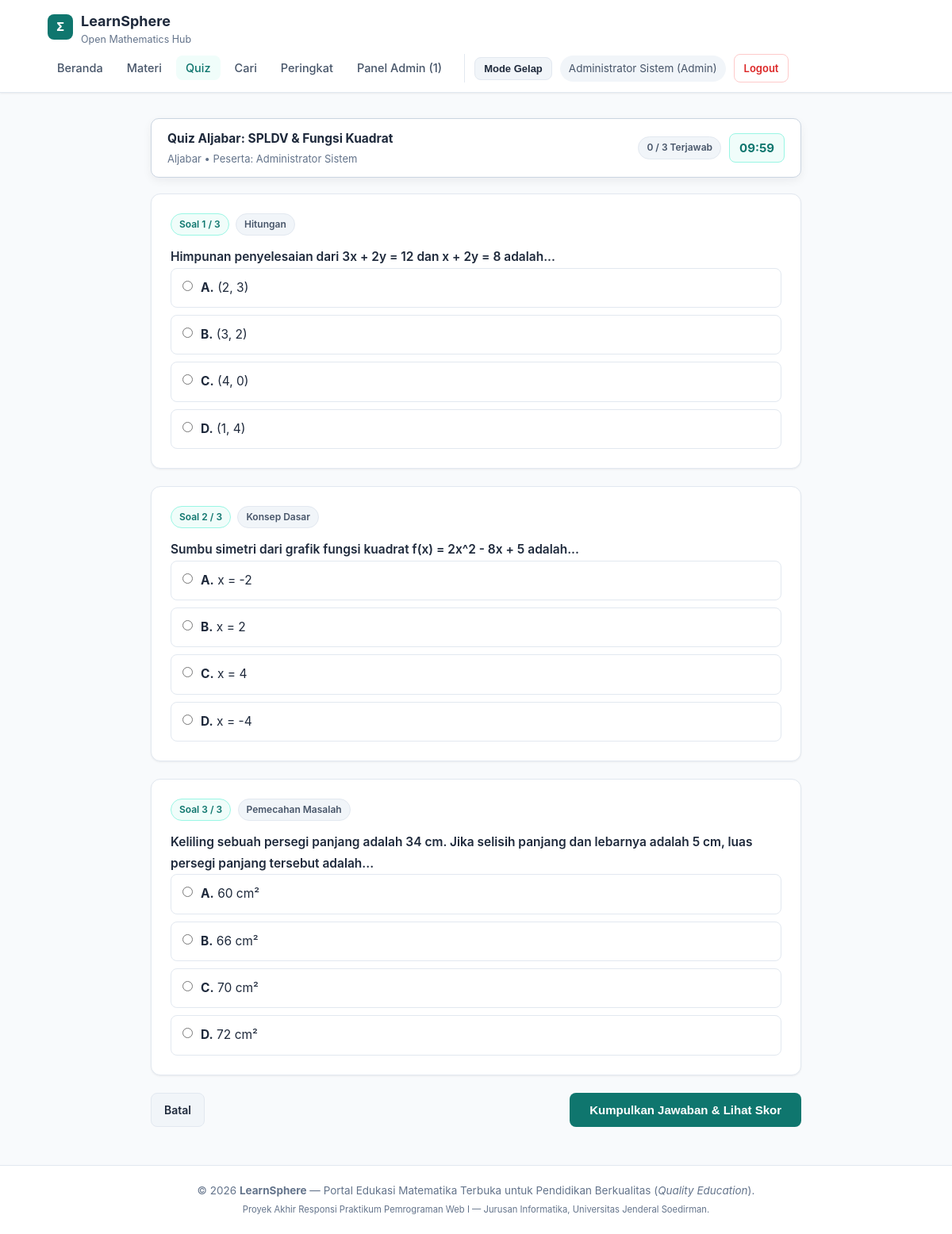
The app's page /kerjakan_quiz.php?id=1 (signed in) with its own data.
### tables this page shows
CREATE TABLE quiz (
    id INT(11) AUTO_INCREMENT PRIMARY KEY,
    kategori_id INT(11) NOT NULL,
    materi_id INT(11) NOT NULL,
    user_id INT(11) NOT NULL,
    judul_quiz VARCHAR(150) NOT NULL,
    deskripsi TEXT NOT NULL,
    durasi_menit INT(11) NOT NULL DEFAULT 10,
    created_at TIMESTAMP DEFAULT CURRENT_TIMESTAMP,
    FOREIGN KEY (kategori_id) REFERENCES kategori(id) ON DELETE RESTRICT,
    FOREIGN KEY (materi_id) REFERENCES materi(id) ON DELETE CASCADE,
    FOREIGN KEY (user_id) REFERENCES users(id) ON DELETE CASCADE
);

CREATE TABLE kategori (
    id INT(11) AUTO_INCREMENT PRIMARY KEY,
    nama_kategori VARCHAR(80) NOT NULL UNIQUE,
    deskripsi VARCHAR(255) NOT NULL
);

CREATE TABLE soal_quiz (
    id INT(11) AUTO_INCREMENT PRIMARY KEY,
    quiz_id INT(11) NOT NULL,
    kategori_soal ENUM('Konsep Dasar', 'Hitungan', 'Pemecahan Masalah') NOT NULL DEFAULT 'Hitungan',
    pertanyaan TEXT NOT NULL,
    opsi_a VARCHAR(255) NOT NULL,
    opsi_b VARCHAR(255) NOT NULL,
    opsi_c VARCHAR(255) NOT NULL,
    opsi_d VARCHAR(255) NOT NULL,
    kunci_jawaban ENUM('A', 'B', 'C', 'D') NOT NULL,
    FOREIGN KEY (quiz_id) REFERENCES quiz(id) ON DELETE CASCADE
);

### kerjakan_quiz.php (the view, shortened to what this page needs)
<?php
require_once 'config/koneksi.php';
$quiz_id = isset($_GET['id']) ? (int)$_GET['id'] : 0;
$quiz = mysqli_fetch_assoc(mysqli_query($conn, "SELECT q.*, k.nama_kategori, m.judul AS nama_materi FROM quiz q JOIN kategori k ON q.kategori_id = k.id JOIN materi m ON q.materi_id = m.id WHERE q.id = $quiz_id"));
$soal_res = mysqli_query($conn, "SELECT * FROM soal_quiz WHERE quiz_id = $quiz_id ORDER BY id ASC");
$daftar_soal = [];
while ($row = mysqli_fetch_assoc($soal_res)) {
    $daftar_soal[] = $row;
}
$total_pertanyaan = count($daftar_soal);
include 'includes/header.php';
?>
<div class="reading-container">
    <div id="quiz-timer-bar">
        <div>
            <strong><?= htmlspecialchars($quiz['judul_quiz']) ?></strong>
            <span style="display:block; font-size:13px; color:var(--text-muted);"><?= htmlspecialchars($quiz['nama_kategori']) ?> &bull; Peserta: <?= htmlspecialchars($_SESSION['nama_lengkap']) ?></span>
        </div>
        <div style="display:flex; align-items:center; gap:10px;">
            <span id="progres-terjawab" class="badge">0 / <?= $total_pertanyaan ?> Terjawab</span>
            <span class="timer-badge" id="waktu-tersisa"><?= str_pad($quiz['durasi_menit'], 2, '0', STR_PAD_LEFT) ?>:00</span>
        </div>
    </div>
    <form id="form-kerjakan-quiz" method="POST" action="">
        <?php foreach ($daftar_soal as $index => $soal): ?>
            <div class="card">
                <p style="margin-bottom:14px;">
                    <span class="badge badge-accent" style="margin-right:4px;">Soal <?= $index + 1 ?> / <?= $total_pertanyaan ?></span>
                    <span class="badge" style="margin-right:6px;"><?= htmlspecialchars($soal['kategori_soal']) ?></span>
                    <div style="margin-top:8px; font-weight:600;"><?= nl2br(htmlspecialchars($soal['pertanyaan'])) ?></div>
                </p>
                <?php
                $opsi_array = [
                    'A' => $soal['opsi_a'],
                    'B' => $soal['opsi_b'],
                    'C' => $soal['opsi_c'],
                    'D' => $soal['opsi_d']
                ];
                ?>
                <div class="practice-options" style="margin-bottom:0;">
                    <?php foreach ($opsi_array as $huruf => $teks_opsi): ?>
                        <label class="practice-option">
                            <input type="radio" name="jawaban[<?= $soal['id'] ?>]" value="<?= $huruf ?>" onchange="updateProgresQuiz(<?= $total_pertanyaan ?>)" required>
                            <span><b><?= $huruf ?>.</b> <?= htmlspecialchars($teks_opsi) ?></span>
                        </label>
                    <?php endforeach; ?>
                </div>
            </div>
        <?php endforeach; ?>
        <div style="display:flex; justify-content:space-between; align-items:center; margin-top:20px;">
            <a href="quiz.php" class="btn btn-secondary" onclick="return confirm('Batalkan pengerjaan quiz?')">Batal</a>
            <button type="submit" class="btn btn-primary" style="padding:12px 24px; font-size:15px;" onclick="return confirm('Kumpulkan semua jawaban quiz sekarang?')">
                Kumpulkan Jawaban & Lihat Skor
            </button>
        </div>
    </form>
</div>
<?php include 'includes/footer.php'; ?>

### assets/css/style.css (style rules this page uses)
:root { --bg-page: #f8fafc; --bg-surface: #ffffff; --bg-subtle: #f1f5f9; --border-color: #e2e8f0; --border-strong: #cbd5e1; --text-primary: #1e293b; --text-secondary: #475569; --text-muted: #64748b; --accent: #0f766e; --accent-hover: #115e59; --accent-soft: #f0fdfa; --accent-border: #99f6e4; --success-bg: #ecfdf5; --success-border: #10b981; --success-text: #065f46; --error-bg: #fef2f2; --error-border: #ef4444; --error-text: #991b1b; --warning-bg: #fffbeb; --warning-border: #f59e0b; --shadow-sm: 0 1px 3px rgba(15, 23, 42, 0.04), 0 1px 2px rgba(15, 23, 42, 0.03); --shadow-md: 0 4px 12px rgba(15, 23, 42, 0.06); }
* { box-sizing: border-box; margin: 0; padding: 0; }
body { font-family: 'Inter', -apple-system, BlinkMacSystemFont, 'Segoe UI', Roboto, sans-serif; background-color: var(--bg-page); color: var(--text-primary); line-height: 1.7; font-size: 15.5px; display: flex; flex-direction: column; min-height: 100vh; transition: background-color 0.25s ease, color 0.25s ease; }
a { color: var(--accent); text-decoration: none; }
.reading-container { max-width: 820px; margin: 0 auto; }
.card { background-color: var(--bg-surface); border: 1px solid var(--border-color); border-radius: 12px; padding: 24px; margin-bottom: 22px; box-shadow: var(--shadow-sm); transition: border-color 0.2s ease, box-shadow 0.2s ease; }
.btn { display: inline-flex; align-items: center; justify-content: center; gap: 6px; padding: 9px 16px; border-radius: 8px; text-decoration: none !important; font-weight: 600; font-size: 14px; cursor: pointer; border: 1px solid transparent; transition: all 0.18s ease; }
.btn-primary { background-color: var(--accent); color: #ffffff !important; }
.btn-secondary { background-color: var(--bg-subtle); color: var(--text-primary) !important; border-color: var(--border-color); }
.practice-options { display: flex; flex-direction: column; gap: 9px; margin-bottom: 14px; }
.practice-option { display: flex; align-items: flex-start; gap: 10px; padding: 11px 14px; background-color: var(--bg-surface); border: 1.5px solid var(--border-color); border-radius: 8px; cursor: pointer; transition: all 0.16s ease; }
.practice-option input[type="radio"] { margin-top: 4px; accent-color: var(--accent); cursor: pointer; }
#quiz-timer-bar { position: sticky; top: 64px; background-color: var(--bg-surface); border: 1px solid var(--border-strong); padding: 12px 20px; border-radius: 10px; display: flex; justify-content: space-between; align-items: center; flex-wrap: wrap; gap: 10px; margin-bottom: 20px; box-shadow: var(--shadow-md); z-index: 100; }
.timer-badge { background-color: var(--accent-soft); color: var(--accent); border: 1px solid var(--accent-border); padding: 5px 12px; border-radius: 8px; font-weight: 700; font-size: 15px; }
.badge { display: inline-block; padding: 3px 10px; font-size: 12px; font-weight: 600; border-radius: 20px; background-color: var(--bg-subtle); color: var(--text-secondary); border: 1px solid var(--border-color); }
.badge-accent { background-color: var(--accent-soft); color: var(--accent); border-color: var(--accent-border); }

### records on screen
quiz: judul_quiz "Quiz Aljabar: SPLDV & Fungsi Kuadrat", kategori.nama_kategori "Aljabar"
soal_quiz: kategori_soal "Hitungan", pertanyaan "Himpunan penyelesaian dari 3x + 2y = 12 dan x + 2y = 8 adalah...", huruf "A", opsi_a "(2, 3)", huruf "B", opsi_b "(3, 2)", huruf "C", opsi_c "(4, 0)", huruf "D", opsi_d "(1, 4)"
soal_quiz: kategori_soal "Konsep Dasar", pertanyaan "Sumbu simetri dari grafik fungsi kuadrat f(x) = 2x^2 - 8x + 5 adalah...", huruf "A", opsi_a "x = -2", huruf "B", opsi_b "x = 2", huruf "C", opsi_c "x = 4", huruf "D", opsi_d "x = -4"
soal_quiz: kategori_soal "Pemecahan Masalah", pertanyaan "Keliling sebuah persegi panjang adalah 34 cm. Jika selisih panjang dan lebarnya adalah 5 cm, luas persegi panjang tersebut adalah...", huruf "A", opsi_a "60 cm²", huruf "B", opsi_b "66 cm²", huruf "C", opsi_c "70 cm²", huruf "D", opsi_d "72 cm²"

### other values on screen
$jumlah_pending_admin "1"
$_SESSION['nama_lengkap'] "Administrator Sistem"
$_SESSION['role'] "Admin"
$total_pertanyaan "3"
